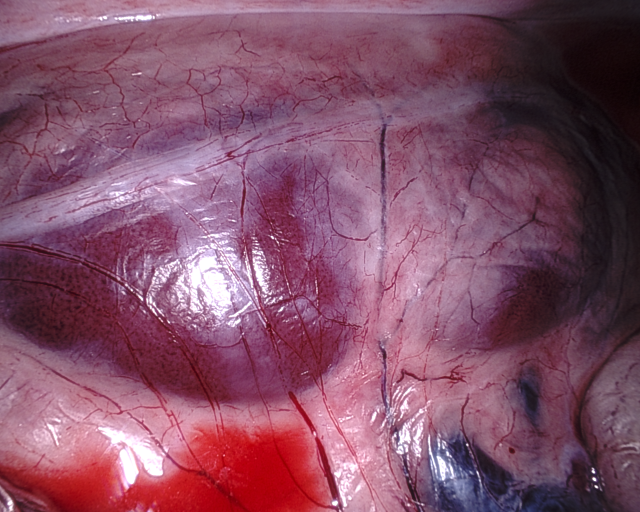
#> input picture EndoSRR-master/EndoRR_Dataset/train/image/1_1_Left_Image.png, 1280 x 1024 px, found by its file name (shown at 1/2 size); its folder holds only this picture in this run
$ python wavelet_analysis.py
#> lines starting #> are read from the running program, lines starting #| are printed output that depends on the picture; after the words box and inside, x2 and y2 are one past the last pixel; in counts of white or black regions, pixels touching at a corner belong together
### EndoSRR-master/sod_metric.py
# -*- coding: utf-8 -*-

import numpy as np
from scipy.ndimage import convolve
from scipy.ndimage import distance_transform_edt as bwdist

import cv2
_EPS = np.spacing(1)    # the different implementation of epsilon (extreme min value) between numpy and matlab
_TYPE = np.float64


# [25 lines left out: functions _prepare_data, _get_adaptive_threshold, not called in this run]


class Fmeasure(object):
    # [94 lines left out: functions __init__, step, cal_adaptive_fm, cal_pr, get_results, not called in this run]


class MAE(object):
    # [36 lines left out: functions __init__, step, cal_mae, get_results, not called in this run]


class Smeasure(object):
    # [149 lines left out: functions __init__, step, cal_sm, object, s_object, region and 4 more, not called in this run]


class Emeasure(object):
    # [160 lines left out: functions __init__, step, cal_adaptive_em, cal_changeable_em, cal_em_with_threshold, cal_em_with_cumsumhistogram and 2 more, not called in this run]


class WeightedFmeasure(object):
    def __init__(self, beta: float = 0.3):
        """
        Weighted F-measure for SOD.
        ::
            @inproceedings{wFmeasure,
                title={How to eval foreground maps?},
                author={Margolin, Ran and Zelnik-Manor, Lihi and Tal, Ayellet},
                booktitle=CVPR,
                pages={248--255},
                year={2014}
            }
        :param beta: the weight of the precision
        """
#> in main, img is the input picture: shape (1024, 1280, 3); mean B, G, R 102.9, 79.8, 130.6
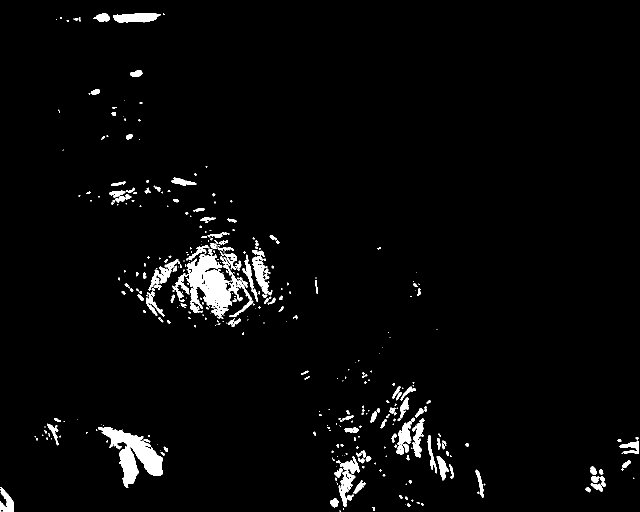
#> input picture EndoSRR-master/EndoRR_Dataset/train/mask/1_1_Left_Image.png, 1280 x 1024 px, found by its file name (shown at 1/2 size)
#> in main, `mask = cv2.imread(maskfiles[i],0)`: mask: shape (1024, 1280); 3% white; 388 white regions (229 under 20 px), largest, box (x1, y1, x2, y2) and area: (373, 498, 507, 637) 7744, (196, 854, 326, 976) 6118, (226, 26, 321, 45) 1355
        self.beta = beta
        self.weighted_fms = []

    # [76 lines left out: functions step, cal_wfm, matlab_style_gauss2D, get_results, not called in this run]

### EndoSRR-master/wavelet_analysis.py
# -*- coding: utf-8 -*-
"""
Created on Wed Oct 16 11:03:30 2024

@author: annisa.sugiarti

Combine histogram-based thresholding using wavelet dneoising with thresholding from Arnold

"""

import os
import json
import numpy as np
import matplotlib.pyplot as plt
import cv2
from collections import defaultdict
from scipy.ndimage import label, generate_binary_structure, find_objects
from skimage.restoration import denoise_wavelet
# from skimage.color import label2rgb
import medicaltorch.metrics as mt_metrics
import sod_metric

def dilate(img,ksize=2,dilation_iter=1):
    element = cv2.getStructuringElement(cv2.MORPH_RECT, (ksize,ksize))
    newimg = cv2.dilate(img, element, iterations = dilation_iter)
    return newimg

def makefloat(img):
    imgnew = img.astype(float)
    imgnew/=255
    return imgnew

def makeuint8(img):
    img*=255
    imgnew = img.astype(np.uint8)
    return imgnew


def find_thresh(img,levels=2):
    if img.ndim != 3:
        img = np.expand_dims(img, -1)

    z = img.shape[-1]
    thresholds =[]
    for i in range(z):
        c = img[...,i]
        # var = 10*(c.max()-c.min())/100
        chist,bins = np.histogram(c.flatten(),bins=256, range=(0,255))
        w = denoise_wavelet(chist,method='VisuShrink',mode='soft',wavelet_levels=levels,wavelet='sym4',rescale_sigma=True)

        dw = np.gradient(w)
        w2 = np.ones(w.shape)
        w2[dw <= 0] = 0
        dw2 = np.gradient(w2)
        w3 = np.ones(w2.shape)
        w3[dw2 <= 0] = 0

        w3reserve = w3[::-1]
        arg_last_max = len(w3reserve)-w3reserve.argmax()-1
        # arg_last_max -= var
        thresholds.append(arg_last_max)

    return thresholds


def specs_mask_arnold(rgb,wavelet_levels=2,module2=False,dilation_iter=None,median_kernel=15,lower_thres_ratio=0.85,contrast_ratio=1.0):
#> called with wavelet_levels = 2, module2 = False, dilation_iter = 2, median_kernel = 13, lower_thres_ratio = 0.85, contrast_ratio = 2
    grey = cv2.cvtColor(rgb, cv2.COLOR_RGB2GRAY)
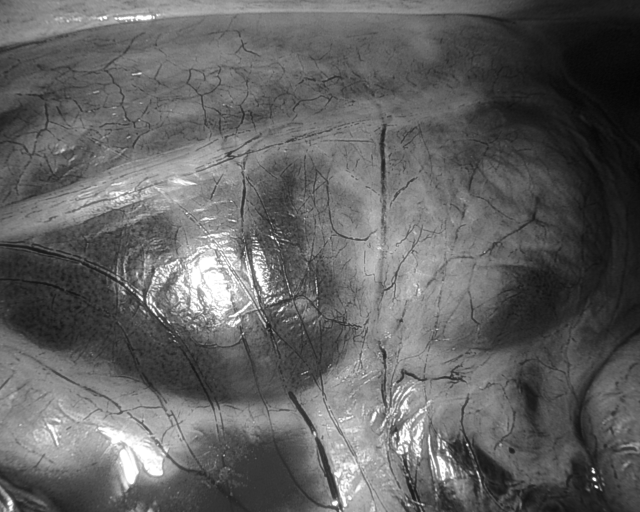
#> grey: shape (1024, 1280) (shown at 1/2 size); min 3, max 255, mean 97.6
    r,g,b = cv2.split(rgb)
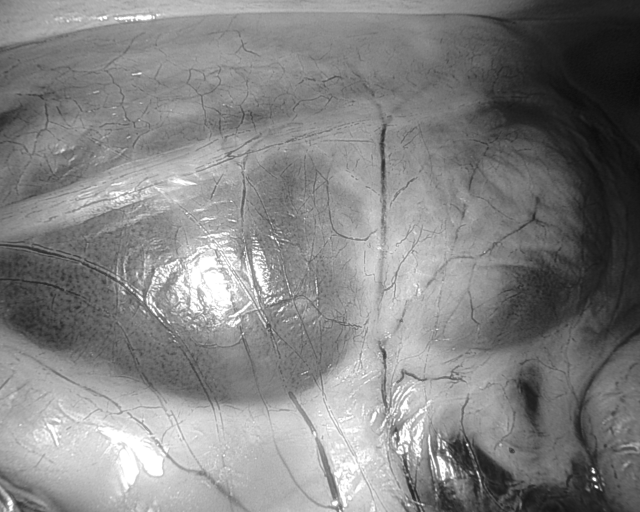
#> r: shape (1024, 1280) (shown at 1/2 size); min 8, max 255, mean 130.6
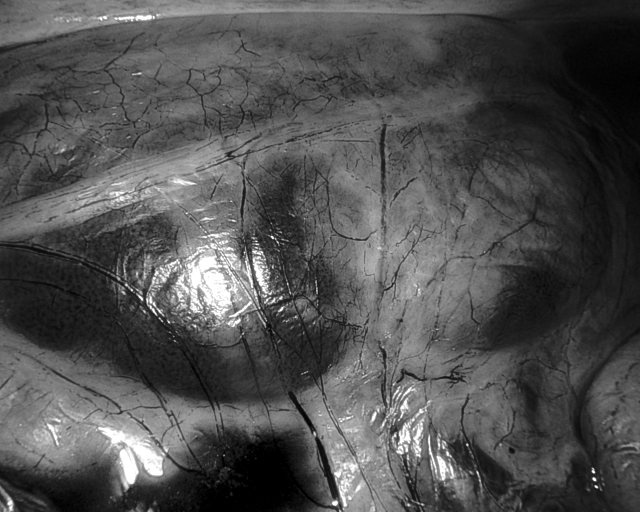
#> g: shape (1024, 1280) (shown at 1/2 size); min 0, max 255, mean 79.8
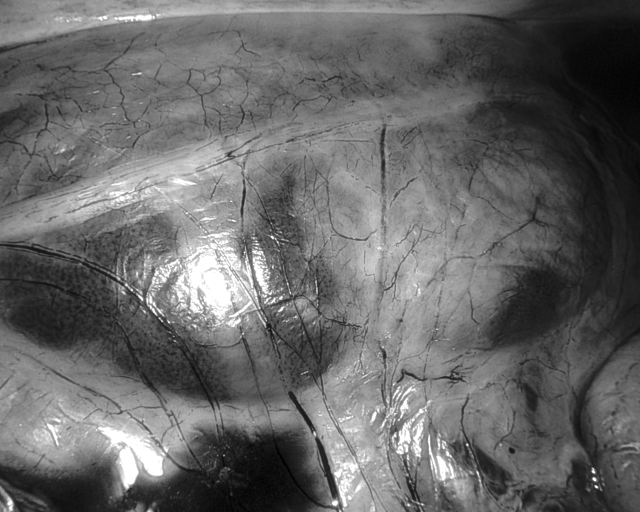
#> b: shape (1024, 1280) (shown at 1/2 size); min 0, max 255, mean 102.9

    G95 = np.percentile(grey,95)
#> G95 = 176
    ratioG = np.percentile(g,95)/G95
#> ratioG = 0.898
    ratioB = np.percentile(b,95)/G95
#> ratioB = 1.06


    T1 = find_thresh(grey,wavelet_levels)[0]
#> after the loop in find_thresh, `for i in range(z):`: thresholds = [252]
#> T1 = 252
    T1g = T1*ratioG
#> T1g = 226.2
    T1b = T1*ratioB
#> T1b = 267.8

    mask1 = np.zeros(grey.shape)
    mask1[g>T1g]=1
    mask1[b>T1b]=1
    mask1[grey>T1]=1


    if module2:

        T1*=lower_thres_ratio
        T1g = T1*ratioG
        T1b = T1*ratioB

        temp_mask = np.zeros(grey.shape)
        temp_mask[g>T1g]=1
        temp_mask[b>T1b]=1
        temp_mask[grey>T1]=1

        temp_mask = (temp_mask*255).astype(np.uint8)

        dilmask2 = dilate(temp_mask,ksize=2)
        dilmask4 = dilate(temp_mask,ksize=4)

        xormask = np.logical_xor(dilmask2,dilmask4)

        # # fill each hole
        s = generate_binary_structure(2,2)
        labeled_array, num_features = label(dilmask4, structure=s)
        regions = find_objects(labeled_array)

        filtered_rgb = rgb.copy()

        for i,region in enumerate(regions):
            xormask2 = xormask[region]
        # [7 lines of commented-out code are left out]

            for j in range(3):
                c = filtered_rgb[...,j]
                colour = xormask2*c[region]
                colour = (np.true_divide(colour.sum(),(colour!=0).sum())).astype(np.uint8) #mean of non zero values
                c[labeled_array==i+1] = colour

        filtered_rgb = cv2.medianBlur(filtered_rgb, median_kernel)
        # plt.figure(); plt.imshow(filtered_rgb)

        # to obtain the contrast compensated intensity ratio
        mean = np.mean(rgb,axis=(0,1))
        std = np.std(rgb, axis=(0,1))
        contrast = ((mean+std)/mean)**(-1)
        # contrast = 1
        I_ratio = np.max(contrast*np.float32(rgb)/(np.float32(filtered_rgb)+1e-6),axis=-1)
        # plt.figure(); plt.imshow(I_ratio)

        mask2 = (I_ratio>contrast_ratio)*1
        mask = (np.logical_or(mask1,mask2)*255).astype(np.uint8)
        # mask = (mask2*255).astype(np.uint8)
    else:
        mask = (mask1*255).astype(np.uint8)

    # mask = np.stack((mask,)*3, axis = -1)

    if dilation_iter is not None:
        mask = dilate(mask,dilation_iter=dilation_iter)
    # print((T1,G95,ratioG,ratioB))
    return mask


def main():
    plt.close('all')
    data = 'train'
    filepath = '../EndoSRR-master/EndoRR_dataset/%s'%data
    impath = '%s/image'%filepath
    maskpath = '%s/mask'%filepath
    # kmaskpath = '%s/kmeans_mask_with_dilation_1'%filepath  -->to plot together with kmeans mask

    experiments = {
        1:{"experiment_name":"Saint-Pierre + Arnold module 1",
           "mask_fn":specs_mask_arnold,
           "kwargs":  {
                       'wavelet_levels' : 2,
                       'module2' : False,
                       'dilation_iter' : 2,
                       'median_kernel' : 13,
                       'lower_thres_ratio' : 0.85,
                       'contrast_ratio': 2},
            },
        4:{"experiment_name":"Saint-Pierre + Arnold module 1 & 2",
           "mask_fn":specs_mask_arnold,
           "kwargs":  {
                       'wavelet_levels' : 2,
                       'module2' : True,
                       'dilation_iter' : 2,
                       'median_kernel' : 5,
                       'lower_thres_ratio' : 0.85,
                       'contrast_ratio': 2},
            },
        }


    imfiles = [os.path.join(impath,f) for f in os.listdir(impath)]
    maskfiles = [os.path.join(maskpath,f) for f in os.listdir(maskpath)]
    # kmaskfiles = [os.path.join(kmaskpath,f) for f in os.listdir(kmaskpath)]


    results = defaultdict()


    for j,exp in experiments.items():
        print(exp['experiment_name'])

        savepath = os.path.join(filepath,exp['experiment_name'])
        if not os.path.isdir(savepath):
            os.mkdir(savepath)

        mask_fn = exp['mask_fn']
        kwargs = exp['kwargs']

        #medical torch dice
        dicescores = 0.0

        # weighted fmeasure
        metric_WFM = sod_metric.WeightedFmeasure()

        #medical torch iou
        iou = 0.0

        num = len(imfiles)
        for i in range(num):
            img = cv2.imread(imfiles[i])
            img = cv2.cvtColor(img, cv2.COLOR_BGR2RGB)
            mask = cv2.imread(maskfiles[i],0)
            mask = mask.astype(float)


            wmask = mask_fn(img, **kwargs)
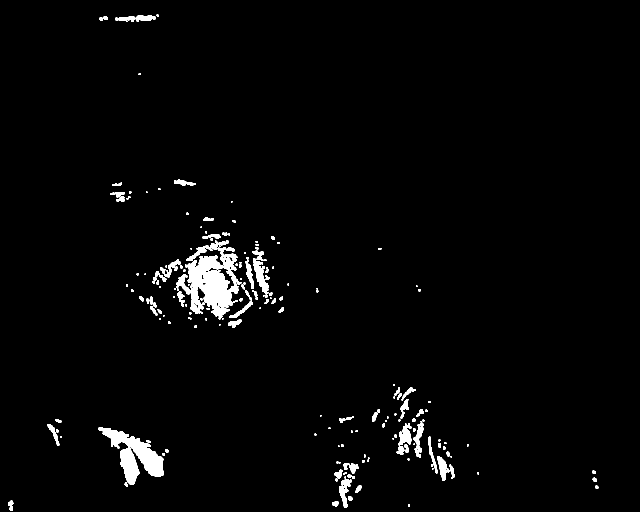
#> wmask: shape (1024, 1280) (shown at 1/2 size); 2.3% white; 201 white regions (86 under 20 px), largest, box (x1, y1, x2, y2) and area: (353, 495, 483, 639) 8880, (197, 854, 327, 974) 5904, (506, 517, 538, 589) 980

            # print('grayscale = %.2f to %.2f'%(kmask.min(),kmask.max()))
            dicescores += mt_metrics.dice_score(wmask/255,mask/255)
            iou += mt_metrics.intersection_over_union(wmask/255, mask/255)

            # prepare for metrics from endossr
            metric_WFM.step(pred=wmask, gt=mask)

            wmask_u8 = wmask.astype(np.uint8)
            name = os.path.splitext(os.path.split(imfiles[i])[-1])[0]
            newname = os.path.join(savepath,name + '.png')
            cv2.imwrite(newname,wmask_u8)


        dicescores_avg = dicescores / num
        iou_avg = iou / num
        wfm = metric_WFM.get_results()["wfm"]
        print(kwargs)
        print('dicescores = %f'%dicescores_avg)
        print('Weighted Fscore = %f\n'%wfm)


        result = {
            'experiment_name':exp['experiment_name'],
            'kwargs':kwargs,
            'dicescores':dicescores_avg,
            'intersection_of_union':iou_avg,
            'weighted_f':wfm}

        results[j]=result

    results['Source_code']=os.path.join(os.getcwd(),'wavelet_analysis.py')
    jsonfile = '%s/all_annot_methods_scores_%s_data_FINAL.json'%(savepath,data)
    with open(jsonfile, "w") as outfile:
        json.dump(results, outfile, indent = 2)


if __name__ == '__main__':
    main()
#> (the call stopped at in main, `dicescores += mt_metrics.dice_score(wmask/255,mask/255)`: medicaltorch is not available in this run)
